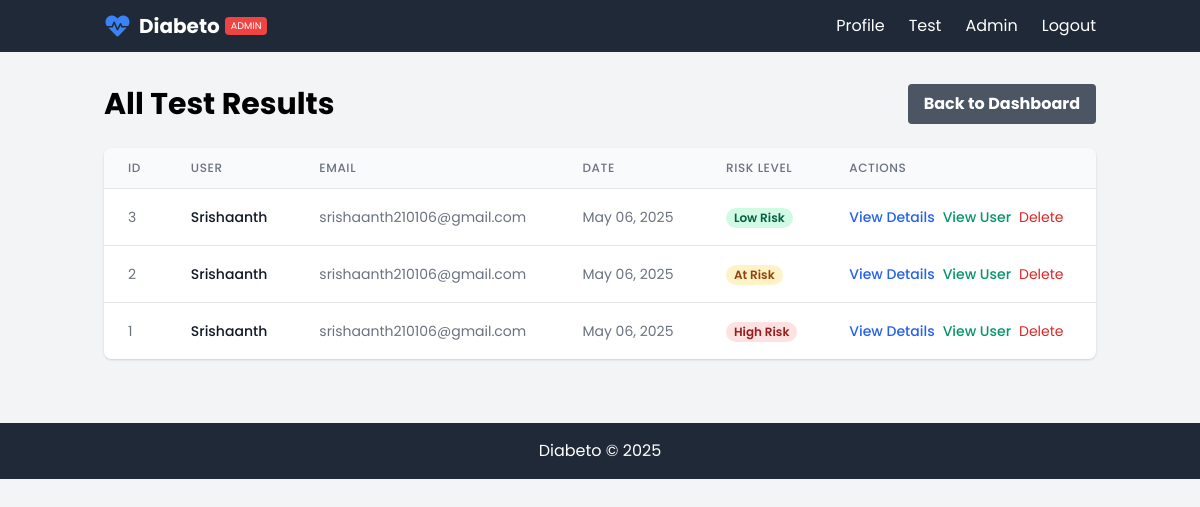
/admin/tests (signed in), run on the app's committed database.
### app.py (models this page shows, shortened)
class TestResult(db.Model):
    id = db.Column(db.Integer, primary_key=True)
    user_id = db.Column(db.Integer, db.ForeignKey('user.id'), nullable=False)
    date = db.Column(db.DateTime, nullable=False, default=datetime.now)
    gender = db.Column(db.String(10), nullable=False)
    age = db.Column(db.Integer, nullable=False)
    glucose = db.Column(db.Float, nullable=False)
    bmi = db.Column(db.Float, nullable=False)
    sys_bp = db.Column(db.Float, nullable=False)
    dia_bp = db.Column(db.Float, nullable=False)
    risk_level = db.Column(db.String(20), nullable=False)
    risk_score = db.Column(db.Float, nullable=False)  # Numerical score for the chart

class User(UserMixin, db.Model):
    id = db.Column(db.Integer, primary_key=True)
    name = db.Column(db.String(100), nullable=False)
    email = db.Column(db.String(120), unique=True, nullable=False)
    password_hash = db.Column(db.String(128), nullable=False)
    is_admin = db.Column(db.Boolean, default=False)  # New field for admin status
    test_results = db.relationship('TestResult', backref='user', lazy=True)

### app.py (the view)
@app.route("/admin/tests")
@login_required
@admin_required
def admin_tests():
    tests = TestResult.query.order_by(TestResult.date.desc()).all()
    tests_data = []
    for test in tests:
        user = User.query.get(test.user_id)
        tests_data.append({
            'id': test.id,
            'user_id': test.user_id,
            'user_name': user.name if user else "Unknown",
            'user_email': user.email if user else "Unknown",
            'date': test.date.strftime('%b %d, %Y'),
            'risk_level': test.risk_level,
            'risk_class': 'risk-low' if test.risk_level == "Low Risk" else
                          'risk-medium' if test.risk_level == "At Risk" else 'risk-high'
        })
    return render_template("admin/tests.html", tests=tests_data)

### app.py (called while the page is built)
def admin_required(f):
    @wraps(f)
    def decorated_function(*args, **kwargs):
        if not current_user.is_authenticated or not current_user.is_admin:
            abort(403)  # Forbidden
        return f(*args, **kwargs)
    return decorated_function

@login_manager.user_loader
def load_user(user_id):
    return User.query.get(int(user_id))

### templates/admin/tests.html (shortened to what this page needs)
{% extends "base.html" %}
{% block content %}
<div class="container mx-auto px-4 py-8">
    <div class="flex justify-between items-center mb-6">
        <h1 class="text-3xl font-bold">All Test Results</h1>
        <a href="{{ url_for('admin_dashboard') }}" class="bg-gray-600 hover:bg-gray-700 text-white font-bold py-2 px-4 rounded">
            Back to Dashboard
        </a>
    </div>
    {% if tests %}
    <div class="bg-white rounded-lg shadow overflow-hidden">
        <table class="min-w-full divide-y divide-gray-200">
            <thead class="bg-gray-50">
                <tr>
                    <th scope="col" class="px-6 py-3 text-left text-xs font-medium text-gray-500 uppercase tracking-wider">ID</th>
                    <th scope="col" class="px-6 py-3 text-left text-xs font-medium text-gray-500 uppercase tracking-wider">User</th>
                    <th scope="col" class="px-6 py-3 text-left text-xs font-medium text-gray-500 uppercase tracking-wider">Email</th>
                    <th scope="col" class="px-6 py-3 text-left text-xs font-medium text-gray-500 uppercase tracking-wider">Date</th>
                    <th scope="col" class="px-6 py-3 text-left text-xs font-medium text-gray-500 uppercase tracking-wider">Risk Level</th>
                    <th scope="col" class="px-6 py-3 text-left text-xs font-medium text-gray-500 uppercase tracking-wider">Actions</th>
                </tr>
            </thead>
            <tbody class="bg-white divide-y divide-gray-200">
                {% for test in tests %}
                <tr>
                    <td class="px-6 py-4 whitespace-nowrap text-sm text-gray-500">{{ test.id }}</td>
                    <td class="px-6 py-4 whitespace-nowrap text-sm font-medium text-gray-900">{{ test.user_name }}</td>
                    <td class="px-6 py-4 whitespace-nowrap text-sm text-gray-500">{{ test.user_email }}</td>
                    <td class="px-6 py-4 whitespace-nowrap text-sm text-gray-500">{{ test.date }}</td>
                    <td class="px-6 py-4 whitespace-nowrap">
                        <span class="px-2 inline-flex text-xs leading-5 font-semibold rounded-full
                            {% if test.risk_class == 'risk-low' %}
                                bg-green-100 text-green-800
                            {% elif test.risk_class == 'risk-medium' %}
                                bg-yellow-100 text-yellow-800
                            {% else %}
                                bg-red-100 text-red-800
                            {% endif %}">
                            {{ test.risk_level }}
                        </span>
                    </td>
                    <td class="px-6 py-4 whitespace-nowrap text-sm font-medium">
                        <div class="flex space-x-2">
                            <a href="{{ url_for('test_details', test_id=test.id) }}" class="text-blue-600 hover:text-blue-900">View Details</a>
                            <a href="{{ url_for('admin_user_details', user_id=test.user_id) }}" class="text-green-600 hover:text-green-900">View User</a>
                            <form action="{{ url_for('admin_delete_test', test_id=test.id) }}" method="POST" class="inline">
                                <button type="submit" class="text-red-600 hover:text-red-900" onclick="return confirm('Delete test #{{ test.id }}?')">
                                    Delete
                                </button>
                            </form>
                        </div>
                    </td>
                </tr>
                {% endfor %}
            </tbody>
        </table>
    </div>
    {% else %}
    <div class="bg-white rounded-lg shadow p-6 text-center">
        <p class="text-gray-700">No tests found in the database.</p>
    </div>
    {% endif %}
</div>
{% endblock %}

### templates/base.html (shortened to what this page needs)
<!DOCTYPE html>
<html lang="en">
<head>
    <link href="https://cdn.jsdelivr.net/npm/tailwindcss@2.2.19/dist/tailwind.min.css" rel="stylesheet">
    <link href="https://cdnjs.cloudflare.com/ajax/libs/font-awesome/6.0.0-beta3/css/all.min.css" rel="stylesheet">
</head>
<body class="bg-gray-100 min-h-screen">
    <header class="bg-gray-800 text-white">
        <div class="container mx-auto px-4 py-3 flex justify-between items-center">
            <a href="{{ url_for('index') }}" class="flex items-center">
                <i class="fas fa-heartbeat text-blue-500 text-2xl mr-2"></i>
                <span class="font-bold text-xl">Diabeto</span>
                {% if current_user.is_authenticated and current_user.is_admin %}
                <span class="admin-badge">ADMIN</span>
                {% endif %}
            </a>
            <nav class="flex space-x-6">
                {% if current_user.is_authenticated %}
                    <a href="{{ url_for('profile') }}" class="hover:text-blue-400 transition duration-150">Profile</a>
                    <a href="{{ url_for('form') }}" class="hover:text-blue-400 transition duration-150">Test</a>
                    {% if current_user.is_admin %}
                    <a href="{{ url_for('admin_dashboard') }}" class="hover:text-blue-400 transition duration-150">Admin</a>
                    {% endif %}
                    <a href="{{ url_for('logout') }}" class="hover:text-red-400 transition duration-150">Logout</a>
                {% else %}
                    <a href="{{ url_for('login') }}" class="hover:text-blue-400 transition duration-150">Login</a>
                    <a href="{{ url_for('signup') }}" class="hover:text-blue-400 transition duration-150">Sign Up</a>
                {% endif %}
            </nav>
        </div>
    </header>
    <main>
        {% block content %}{% endblock %}
    </main>
    <footer class="bg-gray-800 text-white py-4 mt-8">
        <div class="container mx-auto px-4 text-center">
            <p>Diabeto &copy; 2025</p>
        </div>
    </footer>
</body>
</html>

### templates/base.html (style rules this page uses)
body { font-family: 'Poppins', sans-serif; }
.admin-badge { background-color: #ef4444; color: white; font-size: 0.6rem; padding: 2px 6px; border-radius: 4px; margin-left: 5px; }

### data on the page
TestResult: id "3", user_name "Srishaanth", user_email "srishaanth210106@gmail.com", date "May 06, 2025", risk_level "Low Risk"
TestResult: id "2", user_name "Srishaanth", user_email "srishaanth210106@gmail.com", date "May 06, 2025", risk_level "At Risk"
User: user_name "Srishaanth", user_email "srishaanth210106@gmail.com"
TestResult: risk_level "High Risk"

### other printed values
{{ test.id }} "1"
{{ test.date }} "May 06, 2025"
